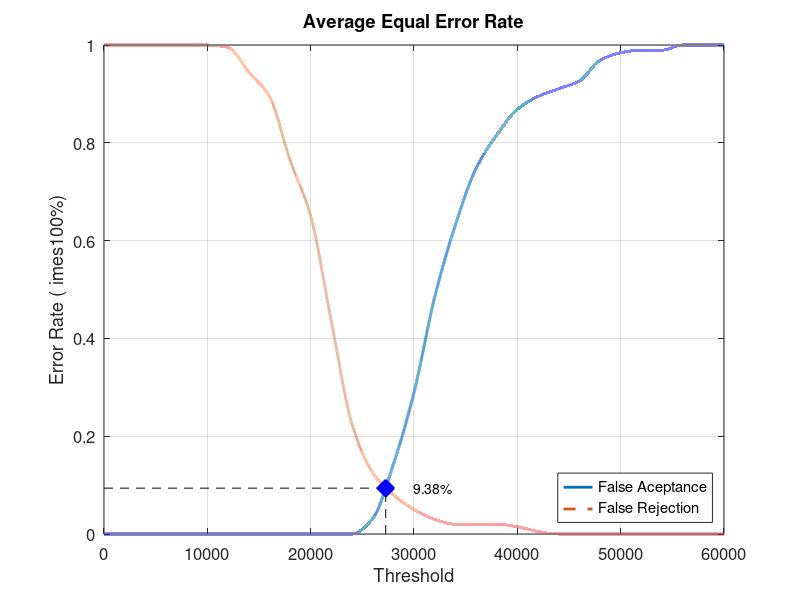
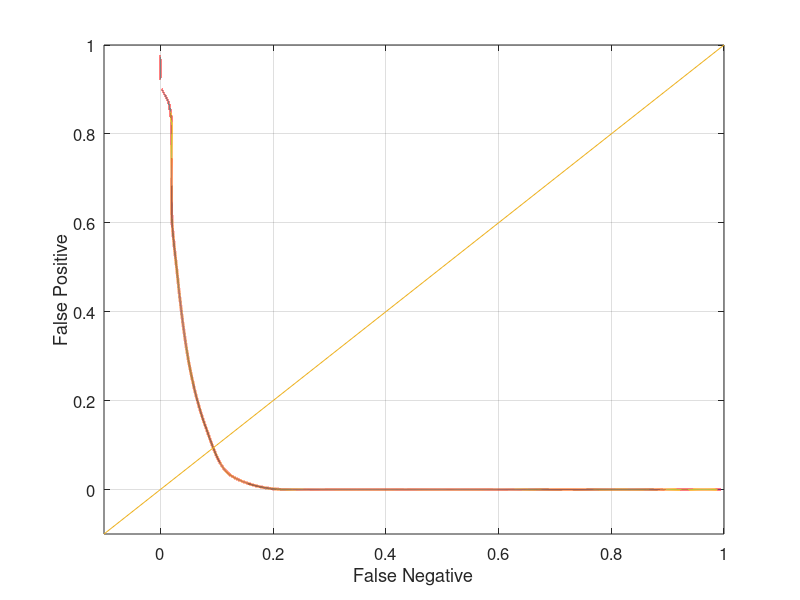

The MATLAB source for these figures, in order:
close all;
clear;
clc;
x = 0:2000:60000;
xq = 0:0.5:60000;

y0 = [0 0 0 0 0 0 0 0 0 0 0 0 0 0.0315789 0.142105 0.289474 0.484211 0.631579 0.747368 0.815789 0.868421 0.894737 0.910526 0.926316 0.968421 0.984211 0.989474 0.989474 1 1 1]
yy0 = interp1(x, y0, xq, 'pchip');
y1 = [1 1 1 1 1 1 0.995 0.945 0.895 0.765 0.65 0.435 0.225 0.125 0.08 0.05 0.03 0.02 0.02 0.02 0.015 0.005 0 0 0 0 0 0 0 0 0]
yy1 = interp1(x, y1, xq, 'pchip');

% Calculating EER: 
y2 = abs(y0 - y1);
find(y2 == min(y2))
yy2 = abs(yy0 - yy1);
xEER = find(yy2 == min(yy2));
xEERIndex = xq(xEER) % X-axis EER
yEER = yy0(xEER) % Y-axis EER

main = figure
plot(xq, yy0,'-','LineWidth', 2);	hold on
plot(xq, yy1,'--','LineWidth', 2);	hold on
plot([xEERIndex xEERIndex], [0 yEER], 'k--');	hold on
plot([0 xEERIndex], [yEER yEER], 'k--');	hold on
plot(xEERIndex, yEER, 'bx', 'LineWidth', 10);	hold on
text(xEERIndex + 10 * xEERIndex / 100, yEER, [num2str(round((10000 * yEER)) / 100) '%'])
legend('False Aceptance', 'False Rejection', 'Location', 'SouthEast')
xlabel('Threshold')
ylabel('Error Rate (	imes100%)')
title('Average Equal Error Rate')
set(gca, 'FontSize', 12)
axis([0 60000 0 1])
grid on

print(main, 'Database4_1Main', '-dpng');
FNRxFPR = figure('Color', [1 1 1]);
plot(yy1, yy0, '-', yy1, yy0, 'LineWidth', 2);
hold on
y = -0.1:0.1:1
plot(y, y); 
set(gca, 'FontSize', 12)
xlabel('False Negative')
ylabel('False Positive')
axis([-0.1 1 -0.1 1])
set(gca, 'FontSize', 12)
grid on

print(FNRxFPR, 'Database4_1FNRxFPR','-dpng');
